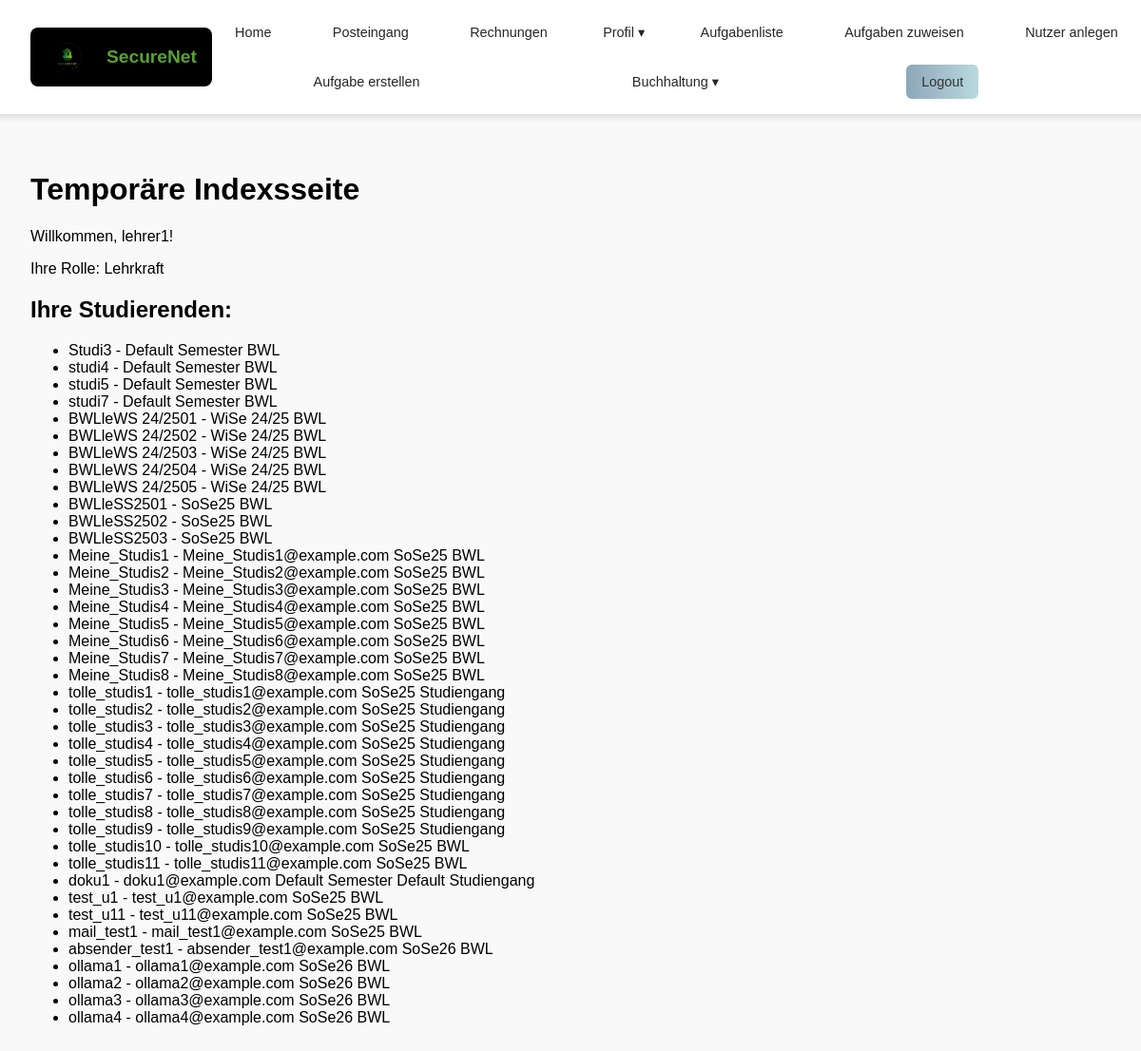
The app's page / (signed in) with its own data.
### users/models.py (models this page shows, shortened)
class CustomUser(AbstractUser):
    objects = CustomUserManager()
    ROLE_CHOICES = (
        ('student', 'Studierende'),
        ('teacher', 'Lehrkraft'),
    )
    role = models.CharField(max_length=10, choices=ROLE_CHOICES, default='student')
    professor = models.ForeignKey(
        'self',
        null=True, blank=True,
        limit_choices_to={'role': 'teacher'},
        on_delete=models.SET_NULL,
        related_name='students'
    )
    semester = models.ForeignKey(Semester, null = True, on_delete=models.CASCADE, default = 1)
    studiengang = models.ForeignKey(
        Studiengang,
        on_delete=models.CASCADE,
        null=True, blank=True,  # Allow empty reference initially
        related_name='students'  # Optional but recommended for clarity
    )
    unternehmen = models.ForeignKey(
        Unternehmen,
        on_delete=models.SET_NULL,
        null=True, blank=True,
        related_name="studierende"
    )
    display_name = models.CharField(max_length=150, blank=True, null=True)
    nutzergruppe = models.IntegerField(null=True, blank=True)  # Kann für Lehrer None sein

class Semester(models.Model):
    name = models.CharField(max_length=10, unique=True)
    ersteller = models.IntegerField(null=True, blank=True)
    def __str__(self):
        return self.name

class Studiengang(models.Model):
    name = models.CharField(max_length=100, unique=True)
    ersteller = models.IntegerField(null=True, blank=True)
    def __str__(self):
        return self.name

### young_wolf/views.py (the view)
# urls.py: path('', views.index, name = 'index'),
@login_required(login_url="/users/login/")
def index(request):
    students = request.user.students.all() if request.user.role == 'teacher' else None
    return render(request, 'index.html', {'students': students})

### templates/index.html (shortened to what this page needs)
{% extends 'master_layout.html' %}
{% load static %}
{% block content %}
    <h1>Temporäre Indexsseite</h1>
    <p>Willkommen, {{ user.username }}!</p>
    {% if user.is_superuser %}
        <p>Ihre Rolle: Admin</p>
    {% else %}
        <p>Ihre Rolle: {{ user.get_role_display }}</p>
    {% endif %}
    {% if user.role == 'teacher' %}
        <h2>Ihre Studierenden:</h2>
        {% if students %}
            <ul>
            {% for student in students %}
                <li>{{ student.username }} - {{ student.email }} {{student.semester}} {{student.studiengang}}</li>
            {% endfor %}
            </ul>
        {% else %}
            <p>Sie haben derzeit keine Studierenden unter Ihrer Betreuung.</p>
        {% endif %}
    {% endif %}
{% endblock %}

### staticfiles/css/master_layout.css (style rules this page uses)
body { margin: 0; padding: 0; font-family: Arial, sans-serif; background-color: #f9f9f9; }

### records on screen
CustomUser: username "lehrer1", role "Lehrkraft"
CustomUser: username "Studi3", semester "Default Semester", studiengang "BWL"
CustomUser: username "studi4", semester "Default Semester", studiengang "BWL"
CustomUser: username "studi5", semester "Default Semester", studiengang "BWL"
CustomUser: username "studi7", semester "Default Semester", studiengang "BWL"
CustomUser: username "BWLleWS 24/2501", semester "WiSe 24/25", studiengang "BWL"
CustomUser: username "BWLleWS 24/2502", semester "WiSe 24/25", studiengang "BWL"
CustomUser: username "BWLleWS 24/2503", semester "WiSe 24/25", studiengang "BWL"
CustomUser: username "BWLleWS 24/2504", semester "WiSe 24/25", studiengang "BWL"
CustomUser: username "BWLleWS 24/2505", semester "WiSe 24/25", studiengang "BWL"
CustomUser: username "BWLleSS2501", semester "SoSe25", studiengang "BWL"
CustomUser: username "BWLleSS2502", semester "SoSe25", studiengang "BWL"
CustomUser: username "BWLleSS2503", semester "SoSe25", studiengang "BWL"
CustomUser: username "Meine_Studis1", email "Meine_Studis1@example.com", semester "SoSe25", studiengang "BWL"
CustomUser: username "Meine_Studis2", email "Meine_Studis2@example.com", semester "SoSe25", studiengang "BWL"
CustomUser: username "Meine_Studis3", email "Meine_Studis3@example.com", semester "SoSe25", studiengang "BWL"
CustomUser: username "Meine_Studis4", email "Meine_Studis4@example.com", semester "SoSe25", studiengang "BWL"
CustomUser: username "Meine_Studis5", email "Meine_Studis5@example.com", semester "SoSe25", studiengang "BWL"
CustomUser: username "Meine_Studis6", email "Meine_Studis6@example.com", semester "SoSe25", studiengang "BWL"
CustomUser: username "Meine_Studis7", email "Meine_Studis7@example.com", semester "SoSe25", studiengang "BWL"
CustomUser: username "Meine_Studis8", email "Meine_Studis8@example.com", semester "SoSe25", studiengang "BWL"
CustomUser: username "tolle_studis1", email "tolle_studis1@example.com", semester "SoSe25", studiengang "Studiengang"
CustomUser: username "tolle_studis2", email "tolle_studis2@example.com", semester "SoSe25", studiengang "Studiengang"
CustomUser: username "tolle_studis3", email "tolle_studis3@example.com", semester "SoSe25", studiengang "Studiengang"
CustomUser: username "tolle_studis4", email "tolle_studis4@example.com", semester "SoSe25", studiengang "Studiengang"
CustomUser: username "tolle_studis5", email "tolle_studis5@example.com", semester "SoSe25", studiengang "Studiengang"
CustomUser: username "tolle_studis6", email "tolle_studis6@example.com", semester "SoSe25", studiengang "Studiengang"
CustomUser: username "tolle_studis7", email "tolle_studis7@example.com", semester "SoSe25", studiengang "Studiengang"
CustomUser: username "tolle_studis8", email "tolle_studis8@example.com", semester "SoSe25", studiengang "Studiengang"
CustomUser: username "tolle_studis9", email "tolle_studis9@example.com", semester "SoSe25", studiengang "Studiengang"
CustomUser: username "tolle_studis10", email "tolle_studis10@example.com", semester "SoSe25", studiengang "BWL"
CustomUser: username "tolle_studis11", email "tolle_studis11@example.com", semester "SoSe25", studiengang "BWL"
CustomUser: username "doku1", email "doku1@example.com", semester "Default Semester", studiengang "Default Studiengang"
CustomUser: username "test_u1", email "test_u1@example.com", semester "SoSe25", studiengang "BWL"
CustomUser: username "test_u11", email "test_u11@example.com", semester "SoSe25", studiengang "BWL"
CustomUser: username "mail_test1", email "mail_test1@example.com", semester "SoSe25", studiengang "BWL"
CustomUser: username "absender_test1", email "absender_test1@example.com", semester "SoSe26", studiengang "BWL"
CustomUser: username "ollama1", email "ollama1@example.com", semester "SoSe26", studiengang "BWL"
CustomUser: username "ollama2", email "ollama2@example.com", semester "SoSe26", studiengang "BWL"
CustomUser: username "ollama3", email "ollama3@example.com", semester "SoSe26", studiengang "BWL"
CustomUser: username "ollama4", email "ollama4@example.com", semester "SoSe26", studiengang "BWL"
